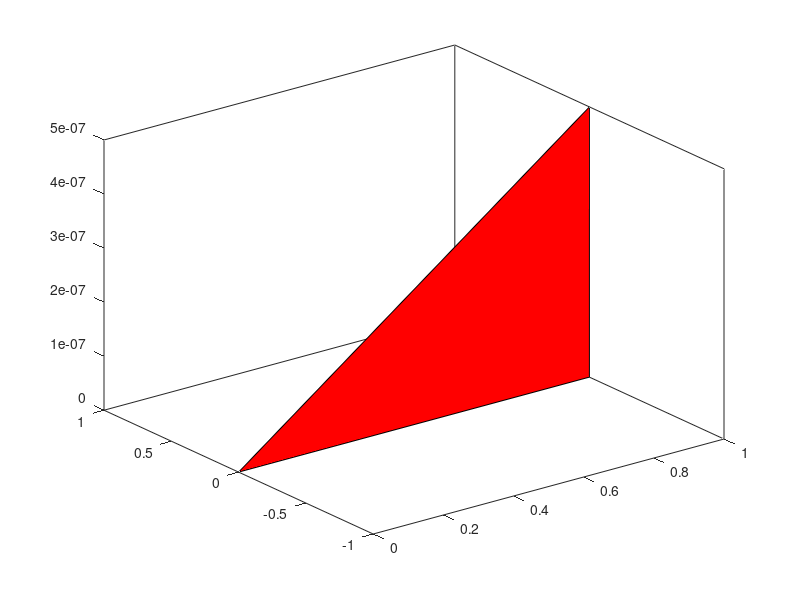

The MATLAB script that drew this image: (Note: this script raises an error after producing the figure.)
%% Example Title
% Summary of example objective
clear all
close all
z=0.0000005;
P=[ 0 0 0; 1 0 0; 1 1 0; 0 1 0; 0 0 z; 1 0 z; 1 1 z; 0 1 z; 0 0 0];
% 1 2 3 4 5 6 7 8
T=[ 1 2 6; 1 6 5; 2 3 7; 2 7 6; 3 4 7; 4 8 7; 1  5 4; 5 8 4; 5  6 7; 5 7 8; 1 3 2; 1 4 3];
figure()
for i=1:12
p=fill3(P(T(i,:),1),P(T(i,:),2),P(T(i,:),3),'r');
hold on
p(1).FaceAlpha = 0.5;

end
TR=triangulation(T,P);
RBP=RigidBodyParams(TR)
axis 
